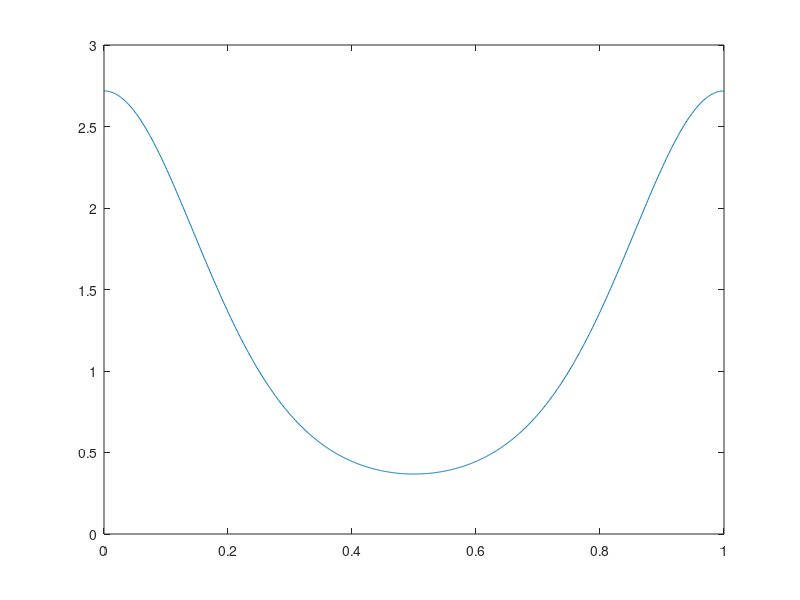

MATLAB code for this plot: (Note: this script raises an error after producing the figure.)
clear
close all
clc

n =500;

f = 'exp(cos(2*pi*x))';
f = inline(f);
x = linspace(0,1,n+1);
x = x(1:n);
F = f;
f = f(x);

X = 0:0.001:1;
%X = x;

a0 = plot(X,F(X));
hold on
N = length(X);
A = zeros(1,N);
[C,A] = myDFT(f,X);
A = real(A);
a1 = plot(X(1:end-1),A(1:end-1));

M0 = "Original function";
M1 = "Approximation";
legend([a0,a1], [M0,M1]);